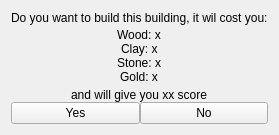
<?xml version="1.0" encoding="UTF-8"?>
<ui version="4.0">
 <class>BuildingPay</class>
 <widget class="QWidget" name="BuildingPay">
  <property name="geometry">
   <rect>
    <x>0</x>
    <y>0</y>
    <width>252</width>
    <height>135</height>
   </rect>
  </property>
  <property name="windowTitle">
   <string>Form</string>
  </property>
  <layout class="QVBoxLayout" name="verticalLayout">
   <property name="spacing">
    <number>0</number>
   </property>
   <item alignment="Qt::AlignHCenter">
    <widget class="QLabel" name="topText">
     <property name="text">
      <string>Do you want to build this building, it wil cost you:</string>
     </property>
    </widget>
   </item>
   <item>
    <spacer name="verticalSpacer">
     <property name="orientation">
      <enum>Qt::Vertical</enum>
     </property>
     <property name="sizeType">
      <enum>QSizePolicy::Preferred</enum>
     </property>
     <property name="sizeHint" stdset="0">
      <size>
       <width>20</width>
       <height>40</height>
      </size>
     </property>
    </spacer>
   </item>
   <item alignment="Qt::AlignHCenter">
    <widget class="QLabel" name="woodText">
     <property name="text">
      <string>Wood: x</string>
     </property>
    </widget>
   </item>
   <item alignment="Qt::AlignHCenter">
    <widget class="QLabel" name="clayText">
     <property name="text">
      <string>Clay: x</string>
     </property>
    </widget>
   </item>
   <item alignment="Qt::AlignHCenter">
    <widget class="QLabel" name="stoneText">
     <property name="text">
      <string>Stone: x</string>
     </property>
    </widget>
   </item>
   <item alignment="Qt::AlignHCenter">
    <widget class="QLabel" name="goldText">
     <property name="text">
      <string>Gold: x</string>
     </property>
    </widget>
   </item>
   <item>
    <spacer name="verticalSpacer_2">
     <property name="orientation">
      <enum>Qt::Vertical</enum>
     </property>
     <property name="sizeType">
      <enum>QSizePolicy::Preferred</enum>
     </property>
     <property name="sizeHint" stdset="0">
      <size>
       <width>20</width>
       <height>40</height>
      </size>
     </property>
    </spacer>
   </item>
   <item alignment="Qt::AlignHCenter">
    <widget class="QLabel" name="bottomText">
     <property name="text">
      <string>and will give you xx score</string>
     </property>
    </widget>
   </item>
   <item>
    <layout class="QHBoxLayout" name="horizontalLayout">
     <item>
      <widget class="QPushButton" name="yesButton">
       <property name="text">
        <string>Yes</string>
       </property>
      </widget>
     </item>
     <item>
      <widget class="QPushButton" name="noButton">
       <property name="text">
        <string>No</string>
       </property>
      </widget>
     </item>
    </layout>
   </item>
  </layout>
 </widget>
 <resources/>
 <connections/>
</ui>
